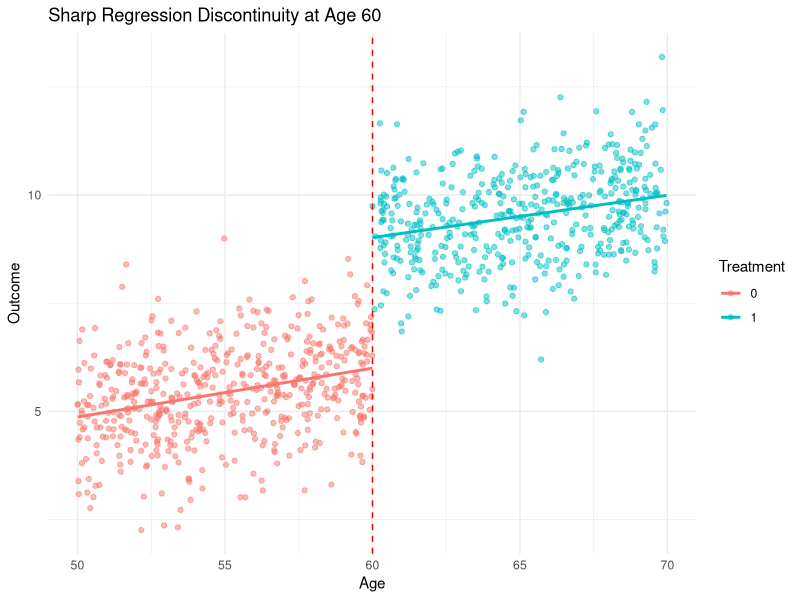

Reproduce this figure in R.
## ---- chunk 1
knitr::opts_chunk$set(echo = TRUE, warning = FALSE, message = FALSE)
library(dplyr)
library(ggplot2)
## ---- chunk 2
set.seed(42)
n <- 1000
age <- runif(n, 50, 70)
treatment <- ifelse(age >= 60, 1, 0)
noise <- rnorm(n)
Y <- 3 * treatment + 0.1 * age + noise  # treatment has causal effect of 3

df <- data.frame(age, treatment, Y)
head(df)
## ---- chunk 3
ggplot(df, aes(x = age, y = Y, color = factor(treatment))) +
  geom_point(alpha = 0.5) +
  geom_smooth(method = "lm", se = FALSE) +
  geom_vline(xintercept = 60, linetype = "dashed", color = "red") +
  labs(title = "Sharp Regression Discontinuity at Age 60",
       x = "Age", y = "Outcome", color = "Treatment") +
  theme_minimal()
## ---- chunk 4
local_data <- df %>% filter(age >= 58 & age <= 62)
rd_model <- lm(Y ~ treatment + age, data = local_data)
summary(rd_model)
